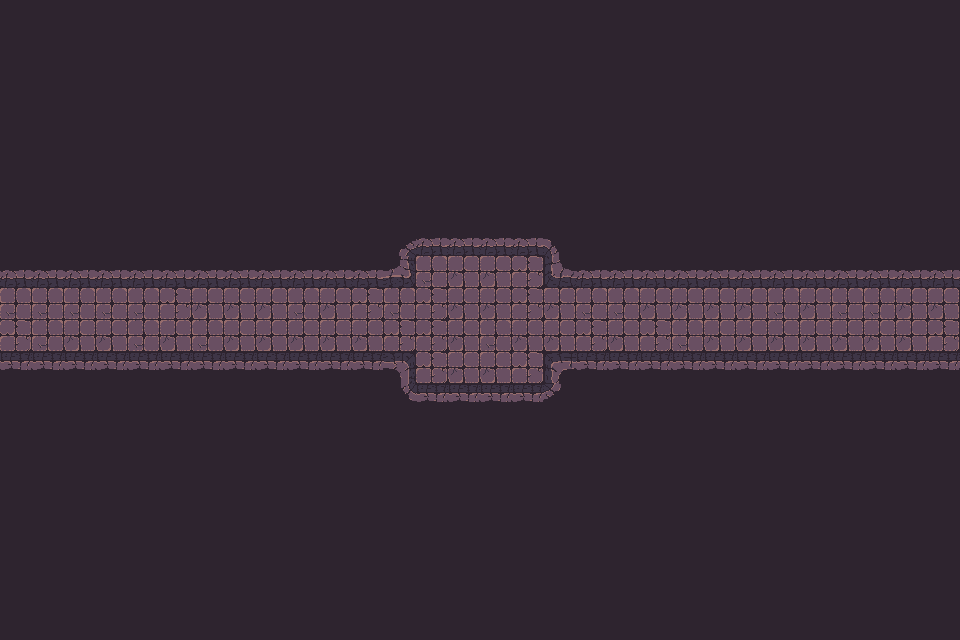

Rendered tile map (Tiled .tmx) drawn with the repository's tilesets; below, a short description and the full map source, tile grids included:
An orthogonal 30x20 tile map with 32x32 px tiles, 1 tile layer (Tile layer 1), 2 tilesets and 57 objects.

<map version="1.10" tiledversion="1.11.2" orientation="orthogonal" renderorder="right-down" width="30" height="20" tilewidth="32" tileheight="32" infinite="0" nextlayerid="3" nextobjectid="1">
    <tileset firstgid="1" name="Town Tileset" tilewidth="32" tileheight="32" tilecount="64" columns="8">
        <image source="../../../tiles/World H Tileset.png" trans="ff00ff" width="256" height="256" />
        <tile id="4">
            <objectgroup draworder="index" id="2">
                <object id="1" x="0" y="0" width="32" height="32" />
            </objectgroup>
        </tile>
        <tile id="5">
            <objectgroup draworder="index" id="2">
                <object id="1" x="0" y="0" width="32" height="32" />
            </objectgroup>
        </tile>
        <tile id="6">
            <objectgroup draworder="index" id="2">
                <object id="1" x="0" y="0" width="32" height="32" />
            </objectgroup>
        </tile>
        <tile id="7">
            <objectgroup draworder="index" id="2">
                <object id="1" x="0" y="0" width="32" height="32" />
            </objectgroup>
        </tile>
        <tile id="8">
            <objectgroup draworder="index" id="2">
                <object id="1" x="0" y="0" width="32" height="32" />
            </objectgroup>
        </tile>
        <tile id="10">
            <objectgroup draworder="index" id="2">
                <object id="1" x="0" y="32" width="32" height="0" />
            </objectgroup>
        </tile>
        <tile id="11">
            <objectgroup draworder="index" id="2">
                <object id="1" x="0" y="32" width="32" height="0" />
                <object id="2" x="32" y="0" width="0" height="32" />
            </objectgroup>
        </tile>
        <tile id="12">
            <objectgroup draworder="index" id="2">
                <object id="1" x="32" y="0" width="0" height="32" />
            </objectgroup>
        </tile>
        <tile id="13">
            <objectgroup draworder="index" id="2">
                <object id="1" x="0" y="32" width="32" height="0" />
                <object id="2" x="0" y="32" width="32" height="0" />
                <object id="3" x="0" y="0" width="0" height="32" />
            </objectgroup>
        </tile>
        <tile id="14">
            <objectgroup draworder="index" id="2">
                <object id="1" x="0" y="0" width="0" height="32" />
            </objectgroup>
        </tile>
        <tile id="16">
            <objectgroup draworder="index" id="2">
                <object id="1" x="0" y="0" width="32" height="32" />
            </objectgroup>
        </tile>
        <tile id="24">
            <objectgroup draworder="index" id="2">
                <object id="1" x="0" y="0" width="32" height="32" />
            </objectgroup>
        </tile>
    </tileset>
    <tileset firstgid="65" name="Dungeon Crawler Tileset" tilewidth="32" tileheight="32" tilecount="100" columns="10">
        <image source="../../../tiles/Dungeon_Tile.png" trans="" width="320" height="320" />
        <tile id="2">
            <objectgroup draworder="index" id="2">
                <object id="1" x="0" y="0" width="32" height="32" />
            </objectgroup>
        </tile>
        <tile id="3">
            <objectgroup draworder="index" id="2">
                <object id="1" x="0" y="0" width="32" height="32" />
            </objectgroup>
        </tile>
        <tile id="4">
            <objectgroup draworder="index" id="2">
                <object id="1" x="0" y="0" width="32" height="32" />
            </objectgroup>
        </tile>
        <tile id="5">
            <objectgroup draworder="index" id="2">
                <object id="1" x="0" y="0" width="32" height="32" />
            </objectgroup>
        </tile>
        <tile id="6">
            <objectgroup draworder="index" id="2">
                <object id="1" x="0" y="0" width="32" height="32" />
            </objectgroup>
        </tile>
        <tile id="8">
            <objectgroup draworder="index" id="2">
                <object id="1" x="0" y="0" width="32" height="32" />
            </objectgroup>
        </tile>
        <tile id="12">
            <objectgroup draworder="index" id="2">
                <object id="1" x="0" y="0" width="32" height="32" />
            </objectgroup>
        </tile>
        <tile id="13">
            <objectgroup draworder="index" id="2">
                <object id="1" x="0" y="0" width="32" height="32" />
            </objectgroup>
        </tile>
        <tile id="14">
            <objectgroup draworder="index" id="2">
                <object id="1" x="0" y="0" width="32" height="32" />
            </objectgroup>
        </tile>
        <tile id="15">
            <objectgroup draworder="index" id="2">
                <object id="1" x="0" y="0" width="32" height="32" />
            </objectgroup>
        </tile>
        <tile id="16">
            <objectgroup draworder="index" id="2">
                <object id="1" x="0" y="0" width="32" height="32" />
            </objectgroup>
        </tile>
        <tile id="18">
            <objectgroup draworder="index" id="2">
                <object id="1" x="0" y="0" width="32" height="32" />
            </objectgroup>
        </tile>
        <tile id="22">
            <objectgroup draworder="index" id="2">
                <object id="1" x="0" y="0" width="32" height="32" />
            </objectgroup>
        </tile>
        <tile id="23">
            <objectgroup draworder="index" id="2">
                <object id="1" x="0" y="0" width="32" height="32" />
            </objectgroup>
        </tile>
        <tile id="24">
            <objectgroup draworder="index" id="2">
                <object id="1" x="0" y="0" width="32" height="32" />
            </objectgroup>
        </tile>
        <tile id="25">
            <objectgroup draworder="index" id="2">
                <object id="1" x="0" y="0" width="32" height="32" />
            </objectgroup>
        </tile>
        <tile id="26">
            <objectgroup draworder="index" id="2">
                <object id="1" x="0" y="0" width="32" height="32" />
            </objectgroup>
        </tile>
        <tile id="28">
            <objectgroup draworder="index" id="2">
                <object id="1" x="0" y="0" width="32" height="32" />
            </objectgroup>
        </tile>
        <tile id="32">
            <objectgroup draworder="index" id="2">
                <object id="1" x="0" y="0" width="32" height="32" />
            </objectgroup>
        </tile>
        <tile id="33">
            <objectgroup draworder="index" id="2">
                <object id="1" x="0" y="0" width="32" height="32" />
            </objectgroup>
        </tile>
        <tile id="34">
            <objectgroup draworder="index" id="2">
                <object id="1" x="0" y="0" width="32" height="32" />
            </objectgroup>
        </tile>
        <tile id="35">
            <objectgroup draworder="index" id="2">
                <object id="1" x="0" y="0" width="32" height="32" />
            </objectgroup>
        </tile>
        <tile id="36">
            <objectgroup draworder="index" id="2">
                <object id="1" x="0" y="0" width="32" height="32" />
            </objectgroup>
        </tile>
        <tile id="38">
            <objectgroup draworder="index" id="2">
                <object id="1" x="0" y="0" width="32" height="32" />
            </objectgroup>
        </tile>
        <tile id="42">
            <objectgroup draworder="index" id="2">
                <object id="1" x="0" y="0" width="32" height="32" />
            </objectgroup>
        </tile>
        <tile id="43">
            <objectgroup draworder="index" id="2">
                <object id="1" x="0" y="0" width="32" height="32" />
            </objectgroup>
        </tile>
        <tile id="44">
            <objectgroup draworder="index" id="2">
                <object id="1" x="0" y="0" width="32" height="32" />
            </objectgroup>
        </tile>
        <tile id="45">
            <objectgroup draworder="index" id="2">
                <object id="1" x="0" y="0" width="32" height="32" />
            </objectgroup>
        </tile>
        <tile id="46">
            <objectgroup draworder="index" id="2">
                <object id="1" x="0" y="0" width="32" height="32" />
            </objectgroup>
        </tile>
        <tile id="48">
            <objectgroup draworder="index" id="2">
                <object id="1" x="0" y="0" width="32" height="32" />
            </objectgroup>
        </tile>
        <tile id="52">
            <objectgroup draworder="index" id="2">
                <object id="1" x="0" y="0" width="32" height="32" />
            </objectgroup>
        </tile>
        <tile id="53">
            <objectgroup draworder="index" id="2">
                <object id="1" x="0" y="0" width="32" height="32" />
            </objectgroup>
        </tile>
        <tile id="54">
            <objectgroup draworder="index" id="2">
                <object id="1" x="0" y="0" width="32" height="32" />
            </objectgroup>
        </tile>
        <tile id="55">
            <objectgroup draworder="index" id="2">
                <object id="1" x="0" y="0" width="32" height="32" />
            </objectgroup>
        </tile>
        <tile id="56">
            <objectgroup draworder="index" id="2">
                <object id="1" x="0" y="0" width="32" height="32" />
            </objectgroup>
        </tile>
        <tile id="58">
            <objectgroup draworder="index" id="2">
                <object id="1" x="0" y="0" width="32" height="32" />
            </objectgroup>
        </tile>
        <tile id="62">
            <objectgroup draworder="index" id="2">
                <object id="1" x="0" y="0" width="32" height="32" />
            </objectgroup>
        </tile>
        <tile id="63">
            <objectgroup draworder="index" id="2">
                <object id="1" x="0" y="0" width="32" height="32" />
            </objectgroup>
        </tile>
        <tile id="64">
            <objectgroup draworder="index" id="2">
                <object id="1" x="0" y="0" width="32" height="32" />
            </objectgroup>
        </tile>
        <tile id="65">
            <objectgroup draworder="index" id="2">
                <object id="1" x="0" y="0" width="32" height="32" />
            </objectgroup>
        </tile>
        <tile id="66">
            <objectgroup draworder="index" id="2">
                <object id="1" x="0" y="0" width="32" height="32" />
            </objectgroup>
        </tile>
        <tile id="68">
            <objectgroup draworder="index" id="2">
                <object id="1" x="0" y="0" width="32" height="32" />
            </objectgroup>
        </tile>
    </tileset>
    <layer id="1" name="Tile layer 1" width="30" height="20">
        <data encoding="csv">
122,122,122,122,122,122,122,122,122,122,122,122,122,122,122,122,122,122,122,122,122,122,122,122,122,122,122,122,122,122,
122,122,122,122,122,122,122,122,122,122,122,122,122,122,122,122,122,122,122,122,122,122,122,122,122,122,122,122,122,122,
122,122,122,122,122,122,122,122,122,122,122,122,122,122,122,122,122,122,122,122,122,122,122,122,122,122,122,122,122,122,
122,122,122,122,122,122,122,122,122,122,122,122,122,122,122,122,122,122,122,122,122,122,122,122,122,122,122,122,122,122,
122,122,122,122,122,122,122,122,122,122,122,122,122,122,122,122,122,122,122,122,122,122,122,122,122,122,122,122,122,122,
122,122,122,122,122,122,122,122,122,122,122,122,122,122,122,122,122,122,122,122,122,122,122,122,122,122,122,122,122,122,
122,122,122,122,122,122,122,122,122,122,122,122,122,122,122,122,122,122,122,122,122,122,122,122,122,122,122,122,122,122,
122,122,122,122,122,122,122,122,122,122,122,122,67,68,68,68,68,69,122,122,122,122,122,122,122,122,122,122,122,122,
68,68,68,68,68,68,68,68,68,68,68,68,103,66,75,75,65,100,68,68,68,68,68,68,68,68,68,68,68,68,
66,66,66,66,66,65,75,75,75,66,75,65,66,65,75,75,65,75,66,66,75,75,75,75,66,75,66,66,75,75,
65,66,75,75,66,75,66,75,75,75,75,75,65,65,75,66,75,75,65,75,65,66,75,75,75,75,75,75,75,65,
88,88,88,88,88,88,88,88,88,88,88,88,73,65,75,75,65,70,88,88,88,88,88,88,88,88,88,88,88,88,
122,122,122,122,122,122,122,122,122,122,122,122,87,88,88,88,88,89,122,122,122,122,122,122,122,122,122,122,122,122,
122,122,122,122,122,122,122,122,122,122,122,122,122,122,122,122,122,122,122,122,122,122,122,122,122,122,122,122,122,122,
122,122,122,122,122,122,122,122,122,122,122,122,122,122,122,122,122,122,122,122,122,122,122,122,122,122,122,122,122,122,
122,122,122,122,122,122,122,122,122,122,122,122,122,122,122,122,122,122,122,122,122,122,122,122,122,122,122,122,122,122,
122,122,122,122,122,122,122,122,122,122,122,122,122,122,122,122,122,122,122,122,122,122,122,122,122,122,122,122,122,122,
122,122,122,122,122,122,122,122,122,122,122,122,122,122,122,122,122,122,122,122,122,122,122,122,122,122,122,122,122,122,
122,122,122,122,122,122,122,122,122,122,122,122,122,122,122,122,122,122,122,122,122,122,122,122,122,122,122,122,122,122,
122,122,122,122,122,122,122,122,122,122,122,122,122,122,122,122,122,122,122,122,122,122,122,122,122,122,122,122,122,122
        </data>
    </layer>
</map>
